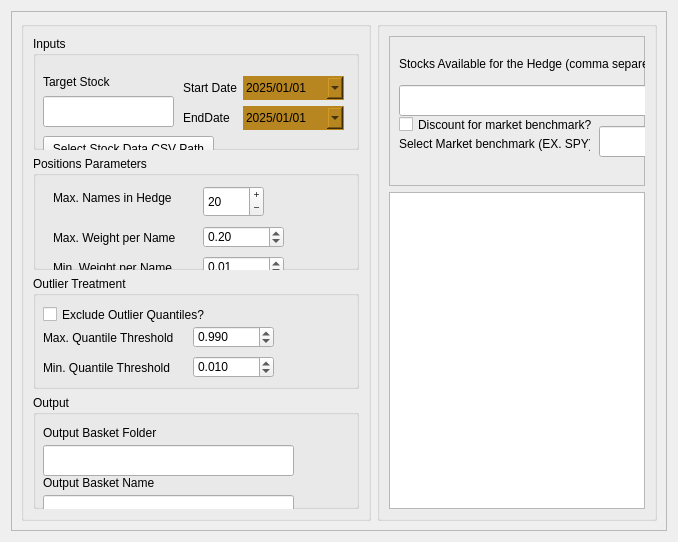
      <widget class="QWidget" name="HedgerTab">
       <attribute name="title">
        <string>MVP Hedger</string>
       </attribute>
       <layout class="QHBoxLayout" name="horizontalLayout_4">
        <item>
         <widget class="QFrame" name="frame_3">
          <property name="frameShape">
           <enum>QFrame::Shape::StyledPanel</enum>
          </property>
          <property name="frameShadow">
           <enum>QFrame::Shadow::Raised</enum>
          </property>
          <layout class="QGridLayout" name="gridLayout_7">
           <item row="0" column="0" rowspan="2">
            <widget class="QGroupBox" name="groupBox_3">
             <property name="sizePolicy">
              <sizepolicy hsizetype="Fixed" vsizetype="MinimumExpanding">
               <horstretch>0</horstretch>
               <verstretch>0</verstretch>
              </sizepolicy>
             </property>
             <property name="minimumSize">
              <size>
               <width>350</width>
               <height>500</height>
              </size>
             </property>
             <property name="title">
              <string/>
             </property>
             <layout class="QGridLayout" name="gridLayout_4">
              <item row="1" column="0">
               <widget class="QGroupBox" name="groupBox_2">
                <property name="title">
                 <string>Positions Parameters</string>
                </property>
                <widget class="QLabel" name="label_14">
                 <property name="geometry">
                  <rect>
                   <x>20</x>
                   <y>30</y>
                   <width>121</width>
                   <height>24</height>
                  </rect>
                 </property>
                 <property name="sizePolicy">
                  <sizepolicy hsizetype="Fixed" vsizetype="Preferred">
                   <horstretch>0</horstretch>
                   <verstretch>0</verstretch>
                  </sizepolicy>
                 </property>
                 <property name="text">
                  <string>Max. Names in Hedge</string>
                 </property>
                </widget>
                <widget class="QDoubleSpinBox" name="mvpMaxWeight">
                 <property name="geometry">
                  <rect>
                   <x>170</x>
                   <y>70</y>
                   <width>81</width>
                   <height>22</height>
                  </rect>
                 </property>
                 <property name="maximum">
                  <double>1.000000000000000</double>
                 </property>
                 <property name="singleStep">
                  <double>0.010000000000000</double>
                 </property>
                 <property name="value">
                  <double>0.200000000000000</double>
                 </property>
                </widget>
                <widget class="QDoubleSpinBox" name="mvpMinWeight">
                 <property name="geometry">
                  <rect>
                   <x>170</x>
                   <y>100</y>
                   <width>81</width>
                   <height>22</height>
                  </rect>
                 </property>
                 <property name="decimals">
                  <number>2</number>
                 </property>
                 <property name="maximum">
                  <double>1.000000000000000</double>
                 </property>
                 <property name="singleStep">
                  <double>0.010000000000000</double>
                 </property>
                 <property name="value">
                  <double>0.010000000000000</double>
                 </property>
                </widget>
                <widget class="QLabel" name="label_16">
                 <property name="geometry">
                  <rect>
                   <x>20</x>
                   <y>100</y>
                   <width>131</width>
                   <height>24</height>
                  </rect>
                 </property>
                 <property name="sizePolicy">
                  <sizepolicy hsizetype="Fixed" vsizetype="Preferred">
                   <horstretch>0</horstretch>
                   <verstretch>0</verstretch>
                  </sizepolicy>
                 </property>
                 <property name="text">
                  <string>Min. Weight per Name</string>
                 </property>
                </widget>
                <widget class="QSpinBox" name="mvpMaxPositions">
                 <property name="geometry">
                  <rect>
                   <x>170</x>
                   <y>30</y>
                   <width>61</width>
                   <height>31</height>
                  </rect>
                 </property>
                 <property name="autoFillBackground">
                  <bool>false</bool>
                 </property>
                 <property name="buttonSymbols">
                  <enum>QAbstractSpinBox::ButtonSymbols::PlusMinus</enum>
                 </property>
                 <property name="minimum">
                  <number>1</number>
                 </property>
                 <property name="maximum">
                  <number>999</number>
                 </property>
                 <property name="value">
                  <number>20</number>
                 </property>
                </widget>
                <widget class="QLabel" name="label_15">
                 <property name="geometry">
                  <rect>
                   <x>20</x>
                   <y>70</y>
                   <width>131</width>
                   <height>24</height>
                  </rect>
                 </property>
                 <property name="sizePolicy">
                  <sizepolicy hsizetype="Fixed" vsizetype="Preferred">
                   <horstretch>0</horstretch>
                   <verstretch>0</verstretch>
                  </sizepolicy>
                 </property>
                 <property name="text">
                  <string>Max. Weight per Name</string>
                 </property>
                </widget>
                <widget class="QCheckBox" name="mvpShortingAllowed">
                 <property name="enabled">
                  <bool>true</bool>
                 </property>
                 <property name="geometry">
                  <rect>
                   <x>10</x>
                   <y>150</y>
                   <width>111</width>
                   <height>17</height>
                  </rect>
                 </property>
                 <property name="toolTip">
                  <string>&lt;html&gt;&lt;head/&gt;&lt;body&gt;&lt;p&gt;WARNING: Calculation can take up to 20 minutes&lt;/p&gt;&lt;/body&gt;&lt;/html&gt;</string>
                 </property>
                 <property name="statusTip">
                  <string extracomment="WARNING: Calculation can take up to 20 minutes"/>
                 </property>
                 <property name="whatsThis">
                  <string extracomment="WARNING: Calculation can take up to 20 minutes"/>
                 </property>
                 <property name="text">
                  <string>Shorting Allowed?</string>
                 </property>
                </widget>
               </widget>
              </item>
              <item row="2" column="0">
               <widget class="QGroupBox" name="groupBox">
                <property name="title">
                 <string>Outlier Treatment</string>
                </property>
                <widget class="QLabel" name="label_18">
                 <property name="geometry">
                  <rect>
                   <x>10</x>
                   <y>50</y>
                   <width>131</width>
                   <height>24</height>
                  </rect>
                 </property>
                 <property name="sizePolicy">
                  <sizepolicy hsizetype="Fixed" vsizetype="Preferred">
                   <horstretch>0</horstretch>
                   <verstretch>0</verstretch>
                  </sizepolicy>
                 </property>
                 <property name="text">
                  <string>Max. Quantile Threshold</string>
                 </property>
                </widget>
                <widget class="QLabel" name="label_17">
                 <property name="geometry">
                  <rect>
                   <x>10</x>
                   <y>80</y>
                   <width>131</width>
                   <height>24</height>
                  </rect>
                 </property>
                 <property name="sizePolicy">
                  <sizepolicy hsizetype="Fixed" vsizetype="Preferred">
                   <horstretch>0</horstretch>
                   <verstretch>0</verstretch>
                  </sizepolicy>
                 </property>
                 <property name="text">
                  <string>Min. Quantile Threshold</string>
                 </property>
                </widget>
                <widget class="QDoubleSpinBox" name="mvpMaxQuant">
                 <property name="geometry">
                  <rect>
                   <x>160</x>
                   <y>50</y>
                   <width>81</width>
                   <height>22</height>
                  </rect>
                 </property>
                 <property name="decimals">
                  <number>3</number>
                 </property>
                 <property name="maximum">
                  <double>1.000000000000000</double>
                 </property>
                 <property name="singleStep">
                  <double>0.010000000000000</double>
                 </property>
                 <property name="value">
                  <double>0.990000000000000</double>
                 </property>
                </widget>
                <widget class="QDoubleSpinBox" name="mvpMinQuant">
                 <property name="geometry">
                  <rect>
                   <x>160</x>
                   <y>80</y>
                   <width>81</width>
                   <height>22</height>
                  </rect>
                 </property>
                 <property name="decimals">
                  <number>3</number>
                 </property>
                 <property name="maximum">
                  <double>1.000000000000000</double>
                 </property>
                 <property name="singleStep">
                  <double>0.010000000000000</double>
                 </property>
                 <property name="value">
                  <double>0.010000000000000</double>
                 </property>
                </widget>
                <widget class="QCheckBox" name="mvpOutlierTreatment">
                 <property name="geometry">
                  <rect>
                   <x>10</x>
                   <y>30</y>
                   <width>221</width>
                   <height>17</height>
                  </rect>
                 </property>
                 <property name="toolTip">
                  <string/>
                 </property>
                 <property name="statusTip">
                  <string/>
                 </property>
                 <property name="whatsThis">
                  <string extracomment="WARNING: Calculation can take up to 20 minutes"/>
                 </property>
                 <property name="text">
                  <string>Exclude Outlier Quantiles?</string>
                 </property>
                </widget>
               </widget>
              </item>
              <item row="3" column="0">
               <widget class="QGroupBox" name="groupBox_4">
                <property name="title">
                 <string>Output</string>
                </property>
                <widget class="QLabel" name="label_20">
                 <property name="geometry">
                  <rect>
                   <x>10</x>
                   <y>30</y>
                   <width>191</width>
                   <height>16</height>
                  </rect>
                 </property>
                 <property name="text">
                  <string>Output Basket Folder</string>
                 </property>
                </widget>
                <widget class="QLabel" name="label_13">
                 <property name="geometry">
                  <rect>
                   <x>10</x>
                   <y>80</y>
                   <width>121</width>
                   <height>16</height>
                  </rect>
                 </property>
                 <property name="text">
                  <string>Output Basket Name</string>
                 </property>
                </widget>
                <widget class="QLineEdit" name="mvpOutputPath">
                 <property name="geometry">
                  <rect>
                   <x>10</x>
                   <y>50</y>
                   <width>251</width>
                   <height>31</height>
                  </rect>
                 </property>
                </widget>
                <widget class="QLineEdit" name="mvpOutputName">
                 <property name="geometry">
                  <rect>
                   <x>10</x>
                   <y>100</y>
                   <width>251</width>
                   <height>31</height>
                  </rect>
                 </property>
                </widget>
                <widget class="QCheckBox" name="mvpVerbose">
                 <property name="geometry">
                  <rect>
                   <x>20</x>
                   <y>160</y>
                   <width>221</width>
                   <height>17</height>
                  </rect>
                 </property>
                 <property name="toolTip">
                  <string>&lt;html&gt;&lt;head/&gt;&lt;body&gt;&lt;p&gt;WARNING: Calculation can take up to 20 minutes&lt;/p&gt;&lt;/body&gt;&lt;/html&gt;</string>
                 </property>
                 <property name="statusTip">
                  <string/>
                 </property>
                 <property name="whatsThis">
                  <string extracomment="WARNING: Calculation can take up to 20 minutes"/>
                 </property>
                 <property name="text">
                  <string>Verbose Logging</string>
                 </property>
                </widget>
                <widget class="QCheckBox" name="mvpSaveDetails">
                 <property name="geometry">
                  <rect>
                   <x>20</x>
                   <y>140</y>
                   <width>221</width>
                   <height>17</height>
                  </rect>
                 </property>
                 <property name="toolTip">
                  <string>&lt;html&gt;&lt;head/&gt;&lt;body&gt;&lt;p&gt;WARNING: Calculation can take up to 20 minutes&lt;/p&gt;&lt;/body&gt;&lt;/html&gt;</string>
                 </property>
                 <property name="statusTip">
                  <string/>
                 </property>
                 <property name="whatsThis">
                  <string extracomment="WARNING: Calculation can take up to 20 minutes"/>
                 </property>
                 <property name="text">
                  <string>Save Details</string>
                 </property>
                </widget>
                <widget class="QPushButton" name="mvpRunHedgeButton">
                 <property name="geometry">
                  <rect>
                   <x>170</x>
                   <y>142</y>
                   <width>92</width>
                   <height>31</height>
                  </rect>
                 </property>
                 <property name="text">
                  <string>Run Hedge</string>
                 </property>
                </widget>
               </widget>
              </item>
              <item row="0" column="0">
               <widget class="QGroupBox" name="groupBox_5">
                <property name="title">
                 <string>Inputs</string>
                </property>
                <widget class="QLineEdit" name="mvpStockDataPath">
                 <property name="geometry">
                  <rect>
                   <x>10</x>
                   <y>130</y>
                   <width>181</width>
                   <height>31</height>
                  </rect>
                 </property>
                 <property name="sizePolicy">
                  <sizepolicy hsizetype="Ignored" vsizetype="Fixed">
                   <horstretch>0</horstretch>
                   <verstretch>0</verstretch>
                  </sizepolicy>
                 </property>
                 <property name="text">
                  <string/>
                 </property>
                </widget>
                <widget class="QLabel" name="label_5">
                 <property name="geometry">
                  <rect>
                   <x>10</x>
                   <y>30</y>
                   <width>131</width>
                   <height>31</height>
                  </rect>
                 </property>
                 <property name="text">
                  <string>Target Stock</string>
                 </property>
                </widget>
                <widget class="QLineEdit" name="mvpTargetStock">
                 <property name="geometry">
                  <rect>
                   <x>10</x>
                   <y>60</y>
                   <width>131</width>
                   <height>31</height>
                  </rect>
                 </property>
                </widget>
                <widget class="QLabel" name="label_12">
                 <property name="geometry">
                  <rect>
                   <x>150</x>
                   <y>70</y>
                   <width>61</width>
                   <height>24</height>
                  </rect>
                 </property>
                 <property name="sizePolicy">
                  <sizepolicy hsizetype="Fixed" vsizetype="Preferred">
                   <horstretch>0</horstretch>
                   <verstretch>0</verstretch>
                  </sizepolicy>
                 </property>
                 <property name="text">
                  <string>EndDate</string>
                 </property>
                </widget>
                <widget class="QDateEdit" name="mvpEndDate">
                 <property name="geometry">
                  <rect>
                   <x>210</x>
                   <y>70</y>
                   <width>101</width>
                   <height>24</height>
                  </rect>
                 </property>
                 <property name="sizePolicy">
                  <sizepolicy hsizetype="Fixed" vsizetype="Fixed">
                   <horstretch>0</horstretch>
                   <verstretch>0</verstretch>
                  </sizepolicy>
                 </property>
                 <property name="styleSheet">
                  <string notr="true">background-color: rgba(183, 134, 32, 100%);
border: 1px solid #b78620;</string>
                 </property>
                 <property name="dateTime">
                  <datetime>
                   <hour>0</hour>
                   <minute>0</minute>
                   <second>0</second>
                   <year>2025</year>
                   <month>1</month>
                   <day>1</day>
                  </datetime>
                 </property>
                 <property name="displayFormat">
                  <string>yyyy/MM/dd</string>
                 </property>
                 <property name="calendarPopup">
                  <bool>true</bool>
                 </property>
                </widget>
                <widget class="QPushButton" name="mvpStkDataPathButton">
                 <property name="geometry">
                  <rect>
                   <x>10</x>
                   <y>100</y>
                   <width>171</width>
                   <height>25</height>
                  </rect>
                 </property>
                 <property name="sizePolicy">
                  <sizepolicy hsizetype="Ignored" vsizetype="Fixed">
                   <horstretch>0</horstretch>
                   <verstretch>0</verstretch>
                  </sizepolicy>
                 </property>
                 <property name="text">
                  <string>Select Stock Data CSV Path</string>
                 </property>
                </widget>
                <widget class="QLabel" name="label_11">
                 <property name="geometry">
                  <rect>
                   <x>150</x>
                   <y>40</y>
                   <width>71</width>
                   <height>24</height>
                  </rect>
                 </property>
                 <property name="sizePolicy">
                  <sizepolicy hsizetype="Fixed" vsizetype="Preferred">
                   <horstretch>0</horstretch>
                   <verstretch>0</verstretch>
                  </sizepolicy>
                 </property>
                 <property name="text">
                  <string>Start Date</string>
                 </property>
                </widget>
                <widget class="QDateEdit" name="mvpStartDate">
                 <property name="geometry">
                  <rect>
                   <x>210</x>
                   <y>40</y>
                   <width>101</width>
                   <height>24</height>
                  </rect>
                 </property>
                 <property name="sizePolicy">
                  <sizepolicy hsizetype="Fixed" vsizetype="Fixed">
                   <horstretch>0</horstretch>
                   <verstretch>0</verstretch>
                  </sizepolicy>
                 </property>
                 <property name="styleSheet">
                  <string notr="true">background-color: rgba(183, 134, 32, 100%);
border: 1px solid #b78620;</string>
                 </property>
                 <property name="dateTime">
                  <datetime>
                   <hour>0</hour>
                   <minute>0</minute>
                   <second>0</second>
                   <year>2025</year>
                   <month>1</month>
                   <day>1</day>
                  </datetime>
                 </property>
                 <property name="minimumDate">
                  <date>
                   <year>1752</year>
                   <month>9</month>
                   <day>14</day>
                  </date>
                 </property>
                 <property name="displayFormat">
                  <string>yyyy/MM/dd</string>
                 </property>
                 <property name="calendarPopup">
                  <bool>true</bool>
                 </property>
                 <property name="timeSpec">
                  <enum>Qt::TimeSpec::LocalTime</enum>
                 </property>
                </widget>
               </widget>
              </item>
             </layout>
            </widget>
           </item>
           <item row="0" column="1" rowspan="2">
            <widget class="QGroupBox" name="groupBox_6">
             <property name="title">
              <string/>
             </property>
             <layout class="QVBoxLayout" name="verticalLayout_2">
              <item>
               <widget class="QFrame" name="frame_4">
                <property name="sizePolicy">
                 <sizepolicy hsizetype="MinimumExpanding" vsizetype="Preferred">
                  <horstretch>0</horstretch>
                  <verstretch>0</verstretch>
                 </sizepolicy>
                </property>
                <property name="minimumSize">
                 <size>
                  <width>0</width>
                  <height>150</height>
                 </size>
                </property>
                <property name="frameShape">
                 <enum>QFrame::Shape::StyledPanel</enum>
                </property>
                <property name="frameShadow">
                 <enum>QFrame::Shadow::Raised</enum>
                </property>
                <widget class="QLabel" name="label_19">
                 <property name="geometry">
                  <rect>
                   <x>10</x>
                   <y>20</y>
                   <width>741</width>
                   <height>16</height>
                  </rect>
                 </property>
                 <property name="text">
                  <string>Stocks Available for the Hedge (comma separeted, if empty all stocks in the file will be used)</string>
                 </property>
                </widget>
                <widget class="QLineEdit" name="mvpHedgeUniverse">
                 <property name="geometry">
                  <rect>
                   <x>10</x>
                   <y>49</y>
                   <width>741</width>
                   <height>31</height>
                  </rect>
                 </property>
                </widget>
                <widget class="QLabel" name="label_21">
                 <property name="geometry">
                  <rect>
                   <x>10</x>
                   <y>100</y>
                   <width>191</width>
                   <height>16</height>
                  </rect>
                 </property>
                 <property name="text">
                  <string>Select Market benchmark (EX. SPY)</string>
                 </property>
                </widget>
                <widget class="QLineEdit" name="mvpBenchmark">
                 <property name="geometry">
                  <rect>
                   <x>210</x>
                   <y>90</y>
                   <width>291</width>
                   <height>31</height>
                  </rect>
                 </property>
                </widget>
                <widget class="QCheckBox" name="mvpBenchmarkDiscount">
                 <property name="geometry">
                  <rect>
                   <x>10</x>
                   <y>80</y>
                   <width>221</width>
                   <height>17</height>
                  </rect>
                 </property>
                 <property name="toolTip">
                  <string>Remove the daily return of the benchmark form the daily return of the target and hedging stocks.</string>
                 </property>
                 <property name="statusTip">
                  <string/>
                 </property>
                 <property name="whatsThis">
                  <string extracomment="WARNING: Calculation can take up to 20 minutes"/>
                 </property>
                 <property name="text">
                  <string>Discount for market benchmark?</string>
                 </property>
                </widget>
               </widget>
              </item>
              <item>
               <widget class="QTextEdit" name="logTextEditMVP">
                <property name="sizePolicy">
                 <sizepolicy hsizetype="MinimumExpanding" vsizetype="MinimumExpanding">
                  <horstretch>0</horstretch>
                  <verstretch>0</verstretch>
                 </sizepolicy>
                </property>
               </widget>
              </item>
             </layout>
            </widget>
           </item>
          </layout>
         </widget>
        </item>
       </layout>
      </widget>
